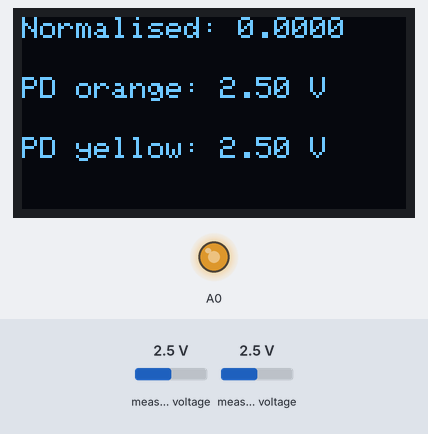
A program run on a simulated Arduino Nano ESP32. Shown: 128×64 one-colour display, output pins drawn as LEDs (lit = HIGH). The inputs (shaded band) are chosen by the test bench; at power-on: measured voltage 2.5 V. The display library's start-up logo is not drawn; nothing arrives over Bluetooth unless stated; a phone connects over Bluetooth LE 3 s after start; what the program prints to the serial monitor is not drawn.

Above: at 6.2 s.
6.3 s: measured voltage (sensor 200) set to 0.1 V
At 7.2 s:
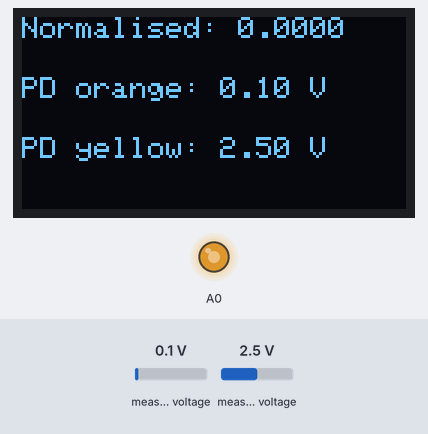
8.0 s: measured voltage (sensor 201) set to 0.1 V
At 8.4 s:
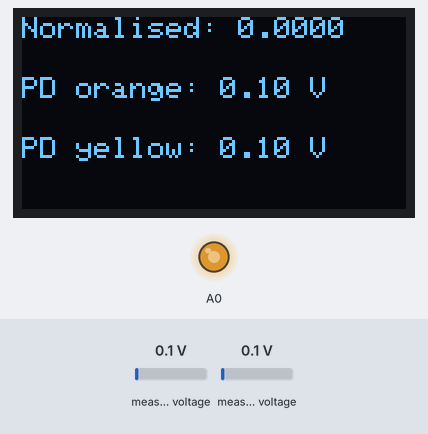
9.6 s: measured voltage (sensor 200) set to 1.2 V
At 10.8 s:
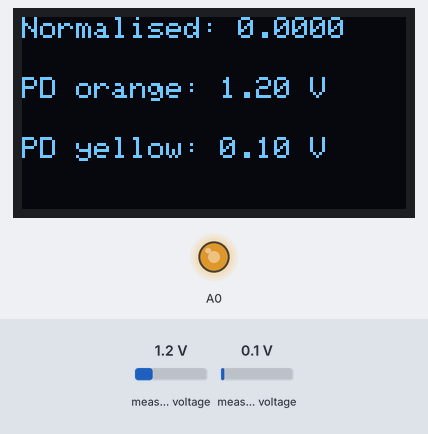
11.2 s: measured voltage (sensor 201) set to 1.2 V
At 12.0 s:
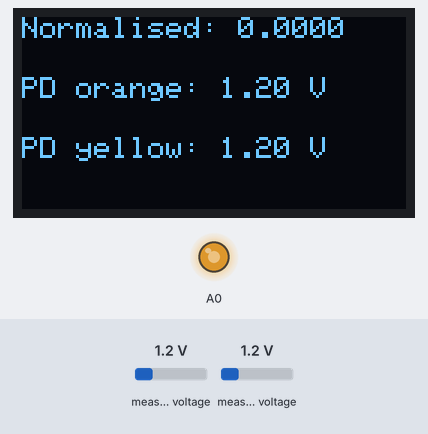
12.8 s: measured voltage (sensor 200) set to 2.5 V
At 15.6 s:
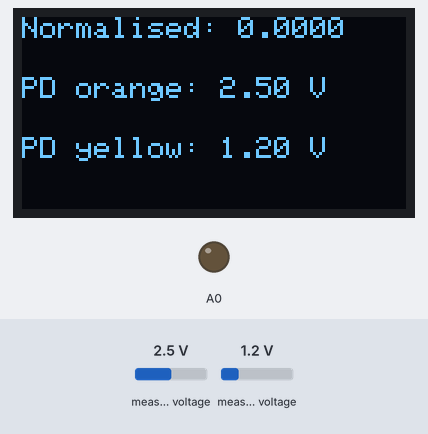
15.8 s: measured voltage (sensor 201) set to 3.8 V
At 45.3 s:
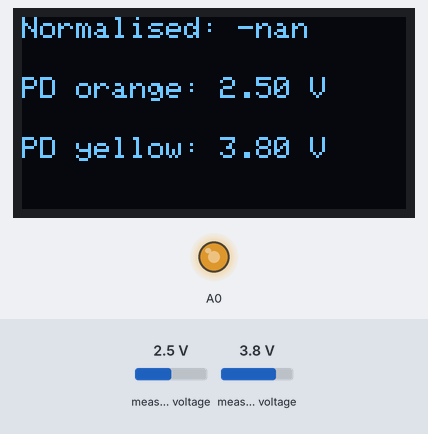
Timing chart, 0 to 56.5 s (numbered marks = the images above; inputs shaded):
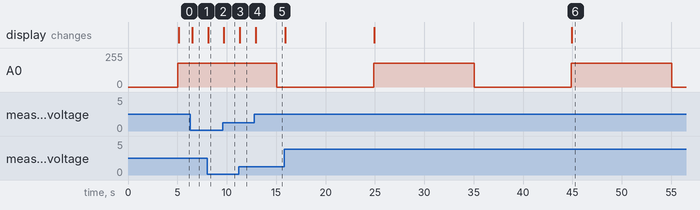

Measured:
- after the input at 6.3 s, the display: changes after 0.22 s (image 1)
- after the input at 8.0 s, the display: changes after 0.12 s (image 2)
- after the input at 9.6 s, the display: changes after 0.12 s (image 3)
- after the input at 11.2 s, the display: changes after 0.12 s (image 4)
- after the input at 12.8 s, the display: changes after 0.12 s (image 5)
- by itself, A0: alternates 178/255 for 10.2 s and 0/255 for 9.8 s

The program:

main.cpp
```cpp
#include <Arduino.h>

#include <ads1115.h>
#include <ssd1306.h>
#include <led.h>
#include <ble.h>
#include <uart.h>
#include <util.h>

// Sample period
#define SAMPLING_TIME_MS 200

// Serial configuration
#define BAUD_RATE 115200

// ADC readings configuration
float pd_0[SAMPLES_PER_ON_CYCLE+SAMPLES_PER_OFF_CYCLE];
float pd_1[SAMPLES_PER_ON_CYCLE+SAMPLES_PER_OFF_CYCLE];

// PWM settings
float pwm_duty_cycle = 0.70;

// Counter initialisation
int sampleCounter = 1;
int totalSampleCounter = 1;
int cycleCounter = 1;

float norm_val = 0.0;


void setup() {
    Serial.begin(BAUD_RATE);
    lcd_init();
    adc_init();
    led_pwm_init(pwm_duty_cycle);
    ble_init();
}


void loop() {
   unsigned long startMillis = millis();

    int cycle_finish_flag = led_control(pwm_duty_cycle, sampleCounter);

    int data_index = sampleCounter - 1;
    adc_read_store(pd_0, pd_1, data_index);
    float volts0 = pd_0[data_index];
    float volts1 = pd_1[data_index];

    if (sampleCounter == SAMPLES_PER_ON_CYCLE + SAMPLES_PER_OFF_CYCLE) {
        norm_val = get_norm(pd_0, pd_1);
    }

    serial_update_record(volts0, volts1, norm_val, sampleCounter, totalSampleCounter, cycleCounter);
    lcd_flush(volts0, volts1, norm_val);
    ble_send(volts0, volts1, norm_val);

    sampleCounter++;
    totalSampleCounter++;

    if (cycle_finish_flag) {
        sampleCounter = 1; // ++
        cycleCounter++;

        memset(pd_0, 0, sizeof(pd_0));
        memset(pd_1, 0, sizeof(pd_1));
    }

    unsigned long endMillis = millis();
    unsigned long elapsedTime = endMillis - startMillis;
    // Period control
    if (elapsedTime < SAMPLING_TIME_MS) {
        vTaskDelay((SAMPLING_TIME_MS - elapsedTime) / portTICK_PERIOD_MS);
    }
}
```
